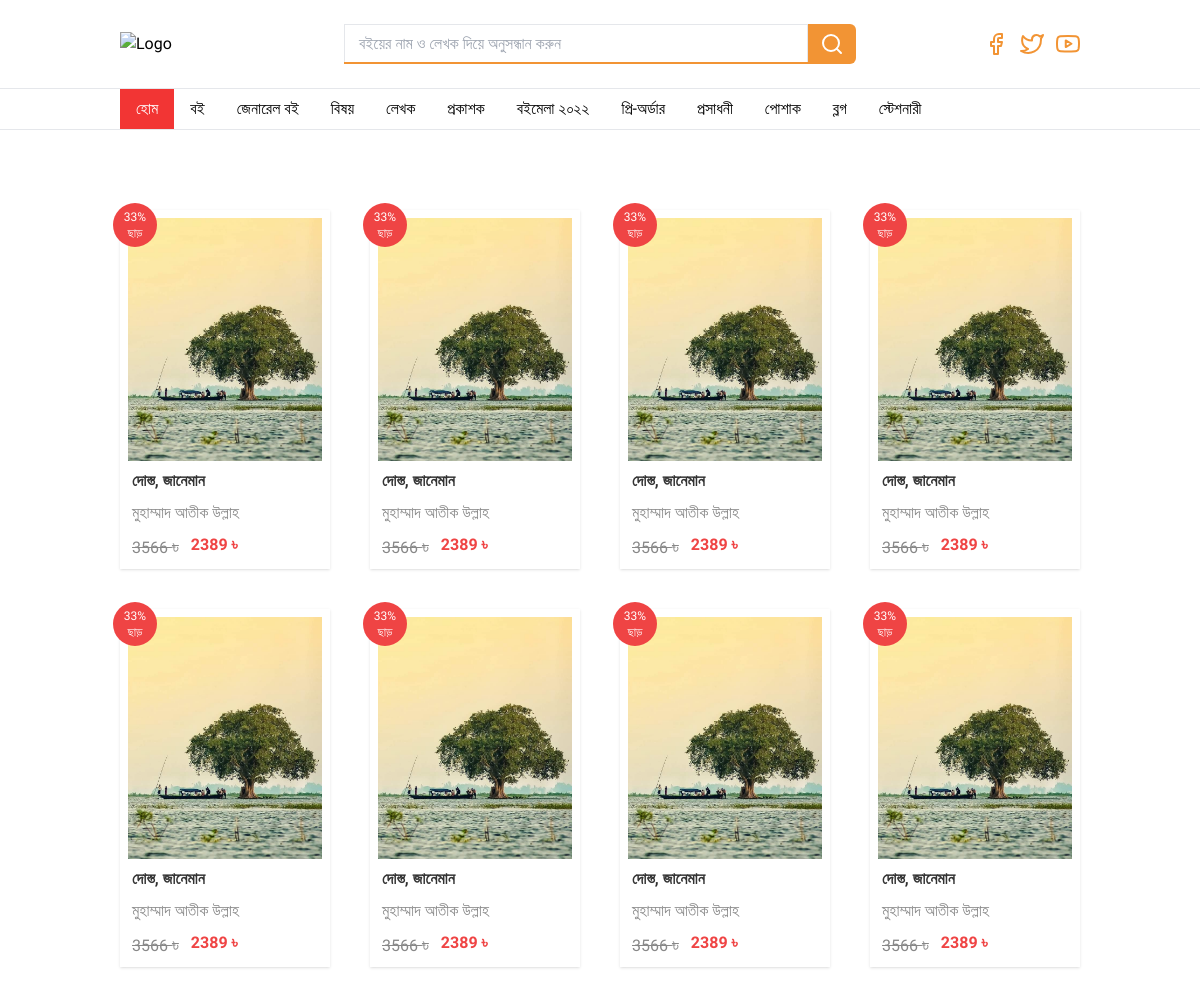
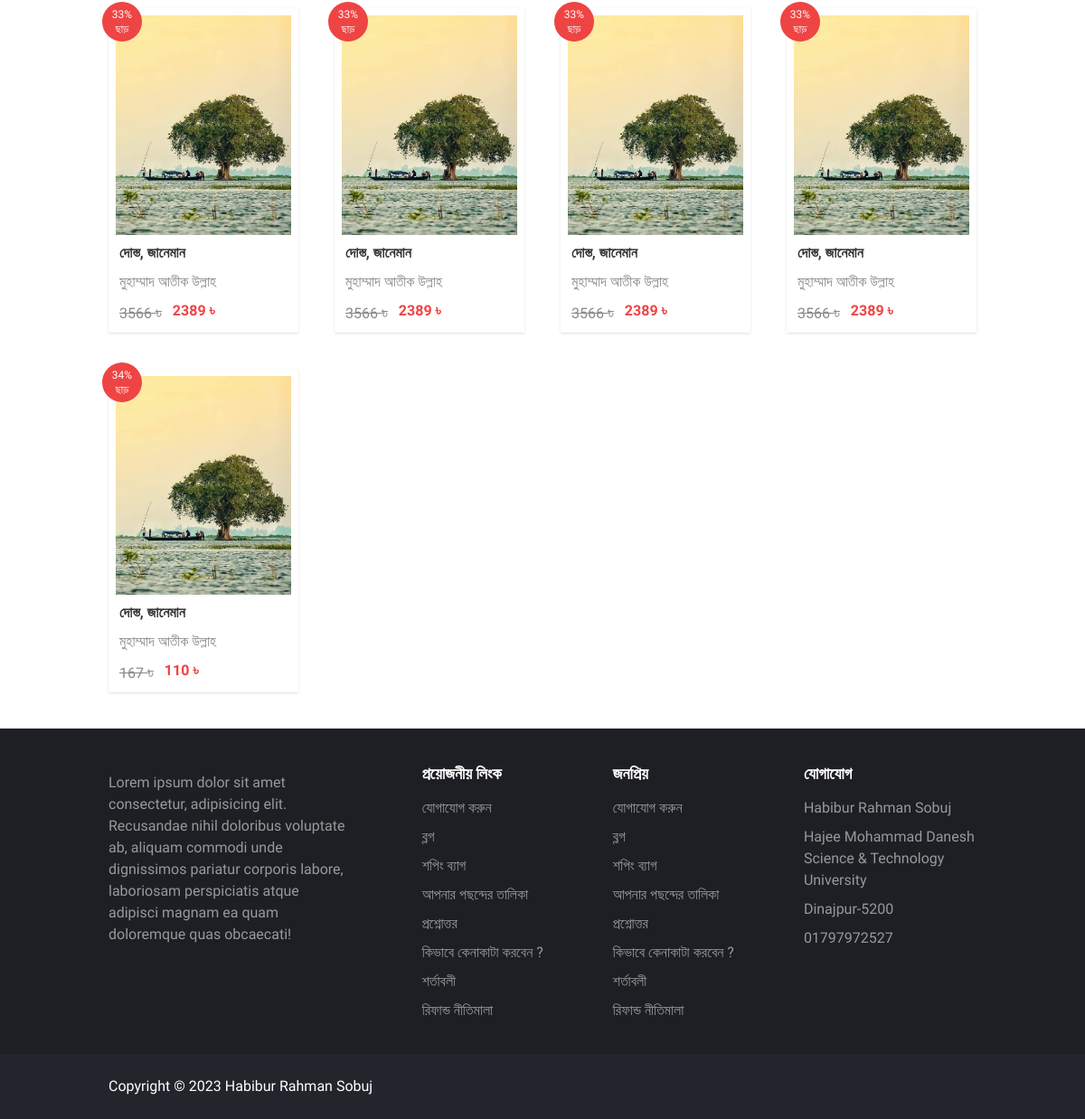
/books, run on the app's committed database (2 pictures, top to bottom).
### App_Home/models.py (models this page shows, shortened)
class Book(models.Model):
    book_title = models.CharField(max_length = 5000,verbose_name="Book Title")
    writer = models.CharField(max_length = 5000,verbose_name="Writer")
    publisher = models.CharField(max_length = 5000,verbose_name="Publisher")
    quality = models.CharField(max_length = 5000,verbose_name="Quality")
    book_description = models.TextField(verbose_name="Book Description")
    total_page = models.IntegerField(
        default=0,
     )
    price = models.IntegerField(
        default=0,
     )
    discount = models.IntegerField(
        default=0,
     )
    main_cover = models.ImageField(upload_to=book_directory_path,verbose_name="Main Cover Image")
    book_cover1 = models.ImageField(upload_to=book_directory_path,verbose_name="Cover Image 1",blank=True, null=True)
    book_cover2 = models.ImageField(upload_to=book_directory_path,verbose_name="Cover Image 2",blank=True, null=True)
    book_cover3 = models.ImageField(upload_to=book_directory_path,verbose_name="Cover Image 3",blank=True, null=True)
    publish_date=models.DateTimeField(auto_now_add=True)
    update_date = models.DateTimeField(auto_now=True, auto_now_add=False)
    class Meta:
        ordering=['-publish_date']

### App_Home/views.py (the view, shortened to what this page needs)
# urls.py: path('books',views.Books,name='books'),
def Books(request):
    books=Book.objects.all()
    dict={
        'title':'Home',
        'books':books,
    }
    return render(request, 'App_Home/books.html', context=dict)

### App_Home/templatetags/discount_tag.py (called while the page is built)
@register.filter()
def discount_price(price,discount):
    try:
        return (int(price-((price)*discount/100)))
    except (ValueError, ZeroDivisionError):
        return ""

### template/App_Home/books.html (shortened to what this page needs)
{% load discount_tag %}
<!DOCTYPE html>
<html lang="en">
<head>
    <script src="https://cdn.tailwindcss.com"></script>
    <link rel="stylesheet"
        href="https://cdnjs.cloudflare.com/ajax/libs/OwlCarousel2/2.3.4/assets/owl.carousel.min.css" />
    <link rel="stylesheet"
        href="https://cdnjs.cloudflare.com/ajax/libs/OwlCarousel2/2.3.4/assets/owl.theme.default.min.css" />
</head>
<body x-data="{open:false}" x-bind:class="open?'overflow-hidden':''">
    {% include 'header.html' %}
    <section @click="open=false">
        <div class="container w-7xl mx-auto">
            <div class="mx-[.7rem] md:mx-[1rem] lg:mx-[2rem] xl:mx-[4rem] 2xl:mx-[10rem]">
                <div
                    class="grid grid-cols-1 auto-rows-{1fr} sm:grid-cols-1 md:grid-cols-2 lg:grid-cols-4 py-10 gap-x-10 justify-center items-center gap-x-10 gap-y-16 md:gap-y-10">
                    {% if books %}
                    {% for book in books %}
                    <div class="flex h-full">
                        <div
                            class="flex h-full flex-col shadow hover:shadow-xl hover:scale-110 p-2 hover:rounded-md transform transition-all duration-300 justify-start items-start">
                            <div class="relative">
                                <img src="/media/{{ book.main_cover}}" alt="" class="aspect-auto">
                                <div
                                    class="absolute top-[-15px] left-[-15px] inline flex flex-col justify-center items-center w-11 h-11 bg-red-500 rounded-full p-1 text-xs text-white">
                                    <span>{{book.discount}}%</span>
                                    <span>ছাড়</span>
                                </div>
                            </div>
                            <div class="flex flex-col space-y-2 mt-2 ml-1">
                                <h1 class="text-[16px] font-bold text-[#333]"><a
                                        href="{% url 'App_Home:details' pk=book.pk %}"
                                        class="hover:underline hover:decoration-solid ">{{book.book_title}}</a>
                                </h1>
                                <h1 class="text-[#888] text-md font-normal">{{book.writer}}</h1>
                                {% if book.discount %}
                                <h1 class="flex space-x-3">
                                    <span class="text-[#888] text-md line-through">{{book.price}} <span
                                            class="text-lg">৳</span></span>
                                    <span class="text-red-500 text-md font-semibold">{{ book.price|discount_price:book.discount }} ৳</span>
                                </h1>
                                {% else %}
                                <h1 class="flex space-x-3">
                                    <span class="text-red-500 text-md font-semibold">{{book.price}} ৳</span>
                                </h1>
                                {% endif %}
                            </div>
                        </div>
                    </div>
                    {% endfor %}
                    {% endif %}
                </div>
            </div>
        </div>
    </section>
    {% include 'footer.html' %}
</body>
</html>

### template/App_Home/books.html (style rules this page uses)
body { font-family: 'Hind Siliguri', sans-serif; background-color: #FFFFFF; }

### data on the page
Book: main_cover (picture), discount "33", book_title "দোস্ত, জানেমান", writer "মুহাম্মাদ আতীক উল্লাহ", price "3566", price|discount_price "2389"
Book: main_cover (picture), discount "33", book_title "দোস্ত, জানেমান", writer "মুহাম্মাদ আতীক উল্লাহ", price "3566", price|discount_price "2389"
Book: main_cover (picture), discount "33", book_title "দোস্ত, জানেমান", writer "মুহাম্মাদ আতীক উল্লাহ", price "3566", price|discount_price "2389"
Book: main_cover (picture), discount "33", book_title "দোস্ত, জানেমান", writer "মুহাম্মাদ আতীক উল্লাহ", price "3566", price|discount_price "2389"
Book: main_cover (picture), discount "33", book_title "দোস্ত, জানেমান", writer "মুহাম্মাদ আতীক উল্লাহ", price "3566", price|discount_price "2389"
Book: main_cover (picture), discount "33", book_title "দোস্ত, জানেমান", writer "মুহাম্মাদ আতীক উল্লাহ", price "3566", price|discount_price "2389"
Book: main_cover (picture), discount "33", book_title "দোস্ত, জানেমান", writer "মুহাম্মাদ আতীক উল্লাহ", price "3566", price|discount_price "2389"
Book: main_cover (picture), discount "33", book_title "দোস্ত, জানেমান", writer "মুহাম্মাদ আতীক উল্লাহ", price "3566", price|discount_price "2389"
Book: main_cover (picture), discount "33", book_title "দোস্ত, জানেমান", writer "মুহাম্মাদ আতীক উল্লাহ", price "3566", price|discount_price "2389"
Book: main_cover (picture), discount "33", book_title "দোস্ত, জানেমান", writer "মুহাম্মাদ আতীক উল্লাহ", price "3566", price|discount_price "2389"
Book: main_cover (picture), discount "33", book_title "দোস্ত, জানেমান", writer "মুহাম্মাদ আতীক উল্লাহ", price "3566", price|discount_price "2389"
Book: main_cover (picture), discount "33", book_title "দোস্ত, জানেমান", writer "মুহাম্মাদ আতীক উল্লাহ", price "3566", price|discount_price "2389"
Book: main_cover (picture), discount "34", book_title "দোস্ত, জানেমান", writer "মুহাম্মাদ আতীক উল্লাহ", price "167", price|discount_price "110"
